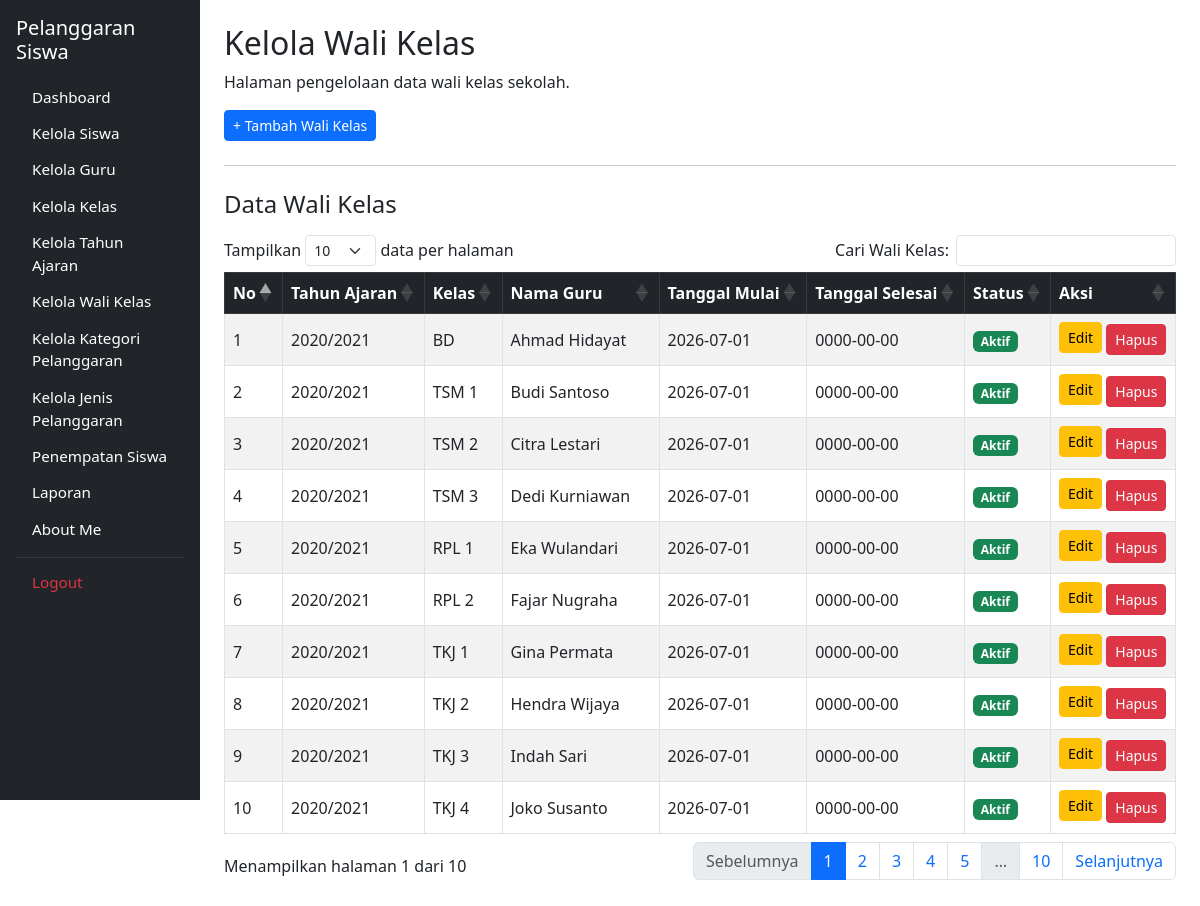
The app's page /kelola_wali_kelas.php (signed in) with its own data.
### tables this page shows
CREATE TABLE `t_wali_kelas` (
  `id` int(11) NOT NULL,
  `tahun_ajaran_id` int(11) DEFAULT NULL,
  `kelas_id` int(11) DEFAULT NULL,
  `guru_id` int(11) DEFAULT NULL,
  `tanggal_mulai` date NOT NULL,
  `tanggal_selesai` date NOT NULL,
  `status_aktif` tinyint(1) NOT NULL,
  `created_at` timestamp NOT NULL DEFAULT current_timestamp() ON UPDATE current_timestamp(),
  `updated_at` timestamp NOT NULL DEFAULT current_timestamp()
);

CREATE TABLE `t_tahun_ajaran` (
  `id` int(11) NOT NULL,
  `nama` varchar(20) DEFAULT NULL,
  `tanggal_mulai` date NOT NULL,
  `tanggal_selesai` date NOT NULL,
  `status_aktif` tinyint(1) NOT NULL,
  `created_at` timestamp NOT NULL DEFAULT current_timestamp(),
  `updated_at` timestamp NOT NULL DEFAULT current_timestamp()
);

CREATE TABLE `t_kelas` (
  `id` int(11) NOT NULL,
  `nama` varchar(100) DEFAULT NULL,
  `tingkat` varchar(20) NOT NULL,
  `jurusan` varchar(100) NOT NULL,
  `status_aktif` tinyint(1) NOT NULL,
  `created_at` timestamp NOT NULL DEFAULT current_timestamp(),
  `updated_at` timestamp NOT NULL DEFAULT current_timestamp()
);

CREATE TABLE `t_guru` (
  `id` int(11) NOT NULL,
  `nip` varchar(30) NOT NULL,
  `nama` varchar(150) DEFAULT NULL,
  `email` varchar(150) NOT NULL,
  `status_aktif` tinyint(1) NOT NULL,
  `user_id` int(11) NOT NULL,
  `created_at` timestamp NOT NULL DEFAULT current_timestamp(),
  `updated_at` timestamp NOT NULL DEFAULT current_timestamp()
);

### kelola_wali_kelas.php (the view, shortened to what this page needs)
<?php
include 'config/koneksi.php';
$sql = "
    SELECT
        wk.id,
        ta.nama AS tahun_ajaran,
        k.nama AS nama_kelas,
        g.nama AS nama_guru,
        wk.tanggal_mulai,
        wk.tanggal_selesai,
        wk.status_aktif
    FROM t_wali_kelas wk
    LEFT JOIN t_tahun_ajaran ta
        ON wk.tahun_ajaran_id = ta.id
    LEFT JOIN t_kelas k
        ON wk.kelas_id = k.id
    LEFT JOIN t_guru g
        ON wk.guru_id = g.id
    ORDER BY wk.id ASC
";
$query = mysqli_query($koneksi, $sql);
?>
<!DOCTYPE html>
<html lang="id">
<head>
    <link href="https://cdn.jsdelivr.net/npm/bootstrap@5.3.0/dist/css/bootstrap.min.css" rel="stylesheet">
    <link rel="stylesheet" href="https://cdn.datatables.net/1.13.6/css/dataTables.bootstrap5.min.css">
</head>
<body>
<div class="container-fluid">
    <div class="row">
        <div class="col-md-3 col-lg-2 bg-dark p-3 sidebar-sticky">
            <h4 class="text-white mb-3 fs-5">
                Pelanggaran Siswa
            </h4>
            <ul class="nav nav-pills flex-column">
                <li class="nav-item">
                    <a href="dashboard.php" class="nav-link text-white">Dashboard</a>
                </li>
                <li class="nav-item">
                    <a href="kelola_siswa.php" class="nav-link text-white">Kelola Siswa</a>
                </li>
                <li class="nav-item">
                    <a href="kelola_guru.php" class="nav-link text-white">Kelola Guru</a>
                </li>
                <li class="nav-item">
                    <a href="kelola_kelas.php" class="nav-link text-white">Kelola Kelas</a>
                </li>
                <li class="nav-item">
                    <a href="kelola_tahun_ajaran.php" class="nav-link text-white">Kelola Tahun Ajaran</a>
                </li>
                <li class="nav-item">
                    <a href="kelola_wali_kelas.php" class="nav-link btn btn-primary text-white text-start">Kelola Wali Kelas</a>
                </li>
                <li class="nav-item">
                    <a href="kelola_kategori_pelanggaran.php" class="nav-link text-white">Kelola Kategori Pelanggaran</a>
                </li>
                <li class="nav-item">
                    <a href="kelola_jenis_pelanggaran.php" class="nav-link text-white">Kelola Jenis Pelanggaran</a>
                </li>
                <li class="nav-item">
                    <a href="penempatan_siswa.php" class="nav-link text-white">Penempatan Siswa</a>
                </li>
                <li class="nav-item">
                    <a href="pelanggaran.php" class="nav-link text-white">Laporan</a>
                </li>
                <li class="nav-item">
                    <a href="tentang_saya.php" class="nav-link text-white">About Me</a>
                </li>
                <hr class="text-secondary my-2">
                <li class="nav-item">
                    <a href="logout.php" class="nav-link text-danger">Logout</a>
                </li>
            </ul>
        </div>
        <main class="col-md-9 col-lg-10 p-4">
            <h2>Kelola Wali Kelas</h2>
            <p>Halaman pengelolaan data wali kelas sekolah.</p>
            <div class="mb-3">
                <a href="tambah_wali_kelas.php" class="btn btn-primary btn-sm">+ Tambah Wali Kelas</a>
            </div>
            <hr class="my-4">
            <h4 class="mb-3">Data Wali Kelas</h4>
            <div class="table-responsive">
                <table id="tabelWaliKelas" class="table table-bordered table-striped align-middle" style="width:100%">
                    <thead class="table-dark">
                        <tr>
                            <th>No</th>
                            <th>Tahun Ajaran</th>
                            <th>Kelas</th>
                            <th>Nama Guru</th>
                            <th>Tanggal Mulai</th>
                            <th>Tanggal Selesai</th>
                            <th>Status</th>
                            <th>Aksi</th>
                        </tr>
                    </thead>
                    <tbody>
                        <?php
                        if ($query && mysqli_num_rows($query) > 0) {
                            while ($row = mysqli_fetch_assoc($query)) {
                        ?>
                            <tr>
                                <td><?= htmlspecialchars($row['id']); ?></td>
                                <td><?= htmlspecialchars($row['tahun_ajaran'] ?? '-') ?></td>
                                <td><?= htmlspecialchars($row['nama_kelas'] ?? '-') ?></td>
                                <td><?= htmlspecialchars($row['nama_guru'] ?? '-') ?></td>
                                <td><?= htmlspecialchars($row['tanggal_mulai']) ?></td>
                                <td><?= htmlspecialchars($row['tanggal_selesai']) ?></td>
                                <td>
                                    <?php
                                    if (isset($row['status_aktif']) && $row['status_aktif'] == 1) {
                                        echo '<span class="badge bg-success">Aktif</span>';
                                    } else {
                                        echo '<span class="badge bg-danger">Tidak Aktif</span>';
                                    }
                                    ?>
                                </td>
                                <td>
                                    <a href="edit_wali_kelas.php?id=<?= (int) $row['id'] ?>" class="btn btn-warning btn-sm mb-1">
                                        Edit
                                    </a>
                                    <a href="hapus_wali_kelas.php?id=<?= (int) $row['id'] ?>"
                                       class="btn btn-danger btn-sm"
                                       onclick="return confirm('Yakin ingin menghapus data wali kelas ini?')">
                                        Hapus
                                    </a>
                                </td>
                            </tr>
                        <?php
                            }
                        }
                        ?>
                    </tbody>
                </table>
            </div>
        </main>
    </div>
</div>
</body>
</html>

### kelola_wali_kelas.php (style rules this page uses)
.sidebar-sticky { position: sticky; top: 0; height: 100vh; overflow-y: auto; }
.sidebar-sticky .nav-link { padding-top: 0.35rem !important; padding-bottom: 0.35rem !important; font-size: 0.95rem; }
.sidebar-sticky .nav-item { margin-bottom: 0.15rem !important; }

### records on screen
t_wali_kelas: id "1", tahun_ajaran.nama "2020/2021", kelas.nama "BD", guru.nama "Ahmad Hidayat", tanggal_mulai "2026-07-01", tanggal_selesai "0000-00-00", status_aktif "Aktif"
t_wali_kelas: id "2", tahun_ajaran.nama "2020/2021", kelas.nama "TSM 1", guru.nama "Budi Santoso", tanggal_mulai "2026-07-01", tanggal_selesai "0000-00-00", status_aktif "Aktif"
t_wali_kelas: id "3", tahun_ajaran.nama "2020/2021", kelas.nama "TSM 2", guru.nama "Citra Lestari", tanggal_mulai "2026-07-01", tanggal_selesai "0000-00-00", status_aktif "Aktif"
t_wali_kelas: id "4", tahun_ajaran.nama "2020/2021", kelas.nama "TSM 3", guru.nama "Dedi Kurniawan", tanggal_mulai "2026-07-01", tanggal_selesai "0000-00-00", status_aktif "Aktif"
t_wali_kelas: id "5", tahun_ajaran.nama "2020/2021", kelas.nama "RPL 1", guru.nama "Eka Wulandari", tanggal_mulai "2026-07-01", tanggal_selesai "0000-00-00", status_aktif "Aktif"
t_wali_kelas: id "6", tahun_ajaran.nama "2020/2021", kelas.nama "RPL 2", guru.nama "Fajar Nugraha", tanggal_mulai "2026-07-01", tanggal_selesai "0000-00-00", status_aktif "Aktif"
t_wali_kelas: id "7", tahun_ajaran.nama "2020/2021", kelas.nama "TKJ 1", guru.nama "Gina Permata", tanggal_mulai "2026-07-01", tanggal_selesai "0000-00-00", status_aktif "Aktif"
t_wali_kelas: id "8", tahun_ajaran.nama "2020/2021", kelas.nama "TKJ 2", guru.nama "Hendra Wijaya", tanggal_mulai "2026-07-01", tanggal_selesai "0000-00-00", status_aktif "Aktif"
t_wali_kelas: id "9", tahun_ajaran.nama "2020/2021", kelas.nama "TKJ 3", guru.nama "Indah Sari", tanggal_mulai "2026-07-01", tanggal_selesai "0000-00-00", status_aktif "Aktif"
t_wali_kelas: id "10", tahun_ajaran.nama "2020/2021", kelas.nama "TKJ 4", guru.nama "Joko Susanto", tanggal_mulai "2026-07-01", tanggal_selesai "0000-00-00", status_aktif "Aktif"
